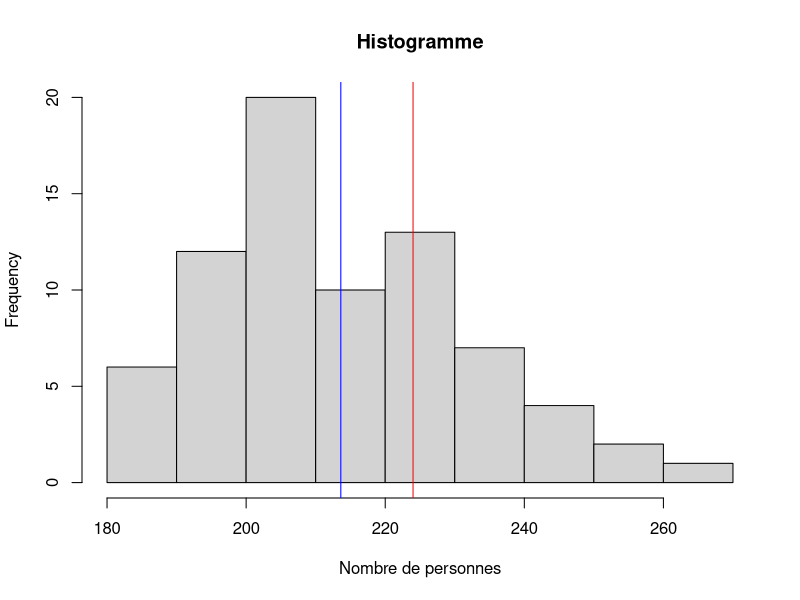

Write R code to recreate this figure.
# Nombre moyen de personnes accueillies avant le communiqué
moyenne_avant <- 112
moyenne_a_communiquer <- moyenne_avant*2

# Read data
data <- read.table("data.txt", header=TRUE, sep=",")
View(data)

# 1. Estimation ponctuelle
moyenne <- mean(data$nombreDePersonnes)
cat("Nombre moyen de personnes accueillies:", moyenne)

# Visualisation
hist(data$nombreDePersonnes, xlab="Nombre de personnes", main="Histogramme")
abline(v=moyenne_a_communiquer, col="red")
abline(v=moyenne, col="blue")

# 2. Intervalle de confiance à 95%
t.test(data$nombreDePersonnes, conf.level=0.95, alternative = "two.sided")

# 3. Test d'hypothèse
t.test(data$nombreDePersonnes, mu=moyenne_a_communiquer, conf.level=0.95, alternative = "two.sided")


# Références
# http://larmarange.github.io/analyse-R/intervalles-de-confiance.html